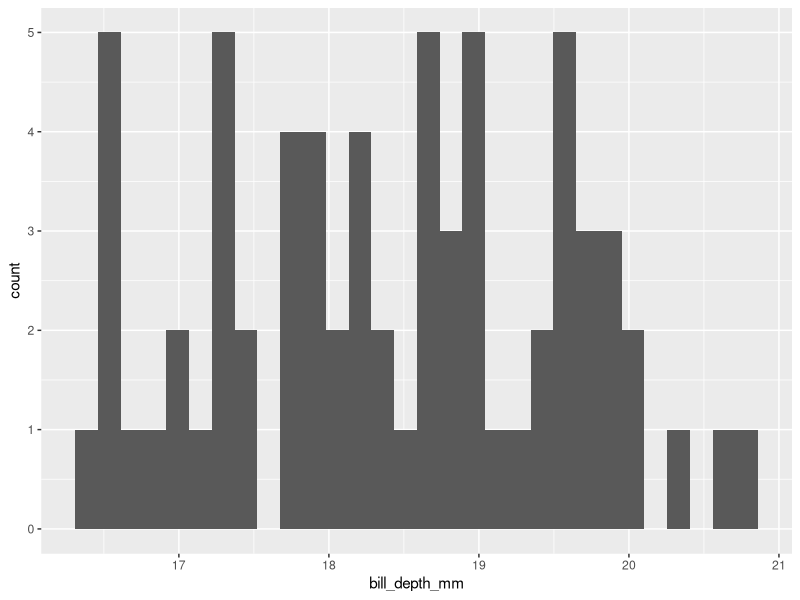
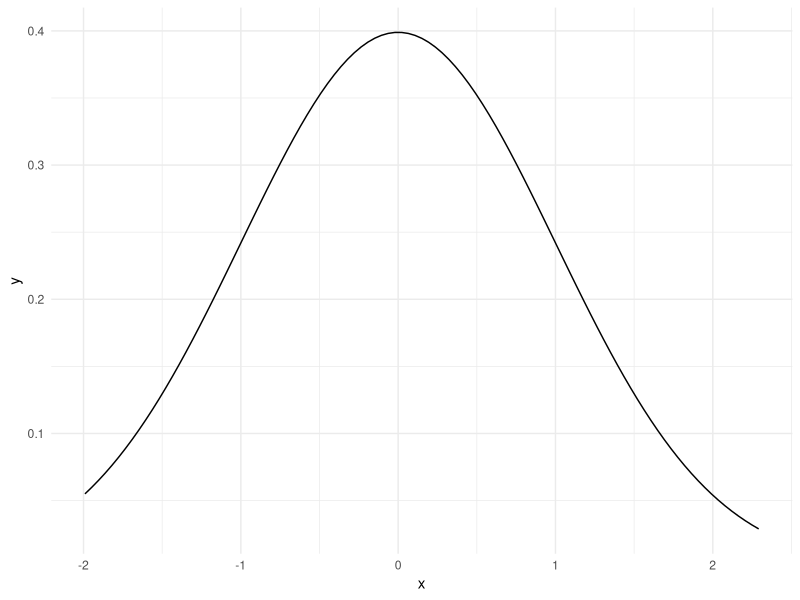
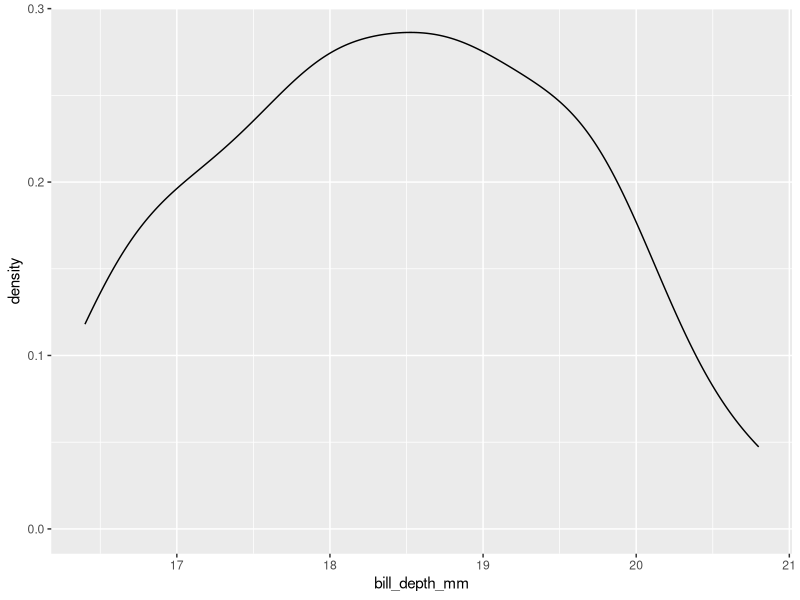
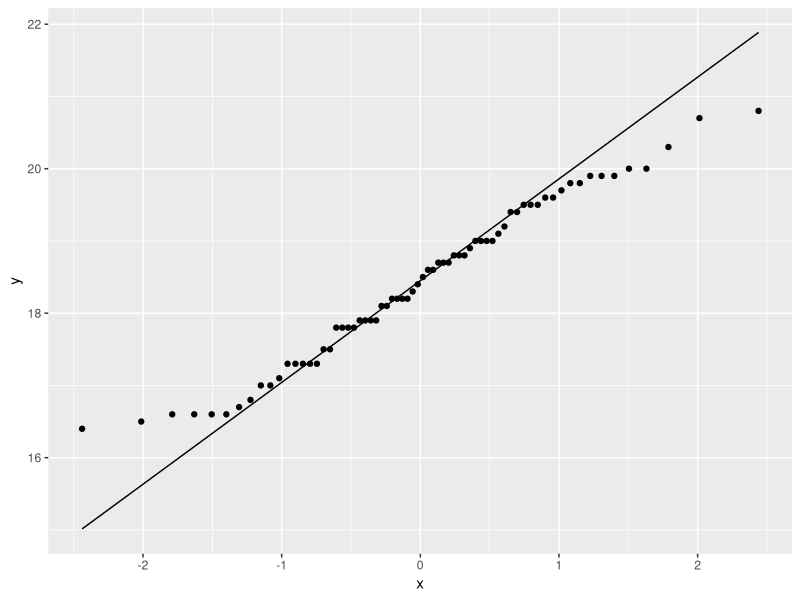
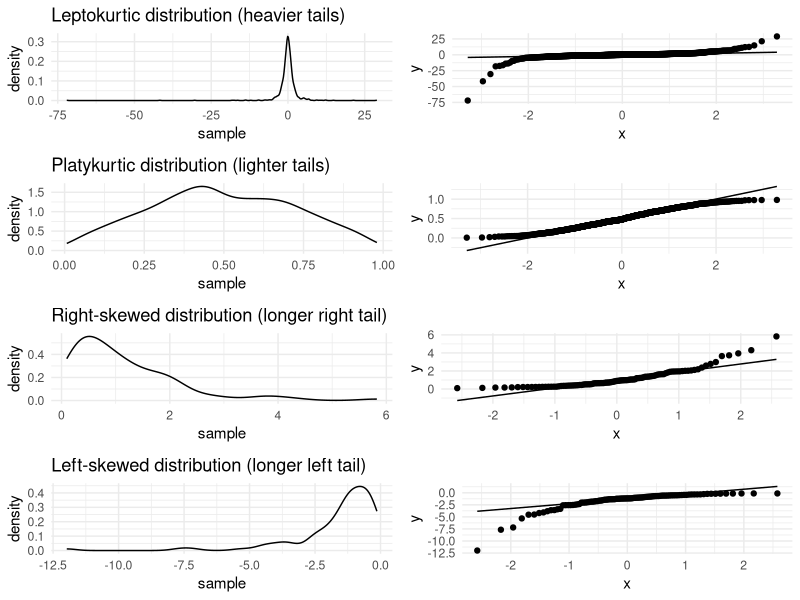

Write R code to recreate these figures, in order.
## ---- chunk 1
library(tidyverse)
library(palmerpenguins)
## ---- chunk 2
normal_test_data <- penguins %>% 
  filter(species == "Chinstrap") %>% 
  select(bill_depth_mm)
## ---- chunk 3
summary(normal_test_data)
## ---- chunk 4
normal_test_data %>% 
  ggplot(aes(x=bill_depth_mm)) +
  geom_histogram()
## ---- chunk 5
data.frame(x = rnorm(100)) %>% 
ggplot(aes(x = x)) +
   stat_function(fun = dnorm, args = list(mean = 0, sd = 1)) +
  theme_minimal()
## ---- chunk 6
normal_test_data %>% 
  ggplot(aes(x=bill_depth_mm)) +
  geom_density()
## ---- chunk 7
normal_test_data %>% 
  ggplot(aes(sample = bill_depth_mm)) +
  geom_qq() +
  geom_qq_line()
## ---- chunk 8
library(ggplot2)
library(gridExtra)

# Function to create Q-Q plots
create_qq_plot <- function(data, title) {
  ggplot(data.frame(sample = data), aes(sample = sample)) +
    stat_qq() +
    stat_qq_line() +
    ggtitle(title) +
    theme_minimal()
}
# Function to create density-plots
create_dens_plot <- function(data,title){
  ggplot(data.frame(sample=data), aes(x=sample))+
    geom_density() +
    ggtitle(title) +
    theme_minimal()
}

# Generating data for the four scenarios
set.seed(123)

# 1. Leptokurtic distribution (heavy tails)
data_leptokurtic <- rt(1000, df = 2)  # t-distribution with low df for heavier tails

# 2. Platykurtic distribution (lighter tails)
data_platykurtic <- rbeta(1000, 2, 2)  # beta distribution with peak


# 3. Right-skewed distribution
data_right_skewed <- rlnorm(100)  # log-normal distribution

# 4. Left-skewed distribution
data_left_skewed <- -rlnorm(100)  # negative log-normal distribution

# Create the plots
plot1 <- create_qq_plot(data_leptokurtic, "")
plot2 <- create_qq_plot(data_platykurtic, "")
plot3 <- create_qq_plot(data_right_skewed, "")
plot4 <- create_qq_plot(data_left_skewed, "")

plot1d <- create_dens_plot(data_leptokurtic, "Leptokurtic distribution (heavier tails)")
plot2d <- create_dens_plot(data_platykurtic, "Platykurtic distribution (lighter tails)")
plot3d <- create_dens_plot(data_right_skewed, "Right-skewed distribution (longer right tail)")
plot4d <- create_dens_plot(data_left_skewed, "Left-skewed distribution (longer left tail)")

# Display the plots
grid.arrange(plot1d,plot1, plot2d, plot2, plot3d, plot3, plot4d, plot4, ncol = 2)

## ---- chunk 9
library(e1071)
## ---- chunk 10
skewness(normal_test_data$bill_depth_mm, na.rm = TRUE)
## ---- chunk 11
kurtosis(normal_test_data$bill_depth_mm, na.rm = TRUE)
## ---- chunk 12
shapiro.test(normal_test_data$bill_depth_mm) 
## ---- chunk 13
mean <- mean(normal_test_data$bill_depth_mm, na.rm = TRUE)
sd <- sd(normal_test_data$bill_depth_mm, na.rm = TRUE)
ks.test(normal_test_data$bill_depth_mm, "pnorm", mean = mean, sd = sd)
## ---- chunk 14
library(nortest)
lillie.test(normal_test_data$bill_depth_mm)
## ---- chunk 15
ad.test(normal_test_data$bill_depth_mm)
